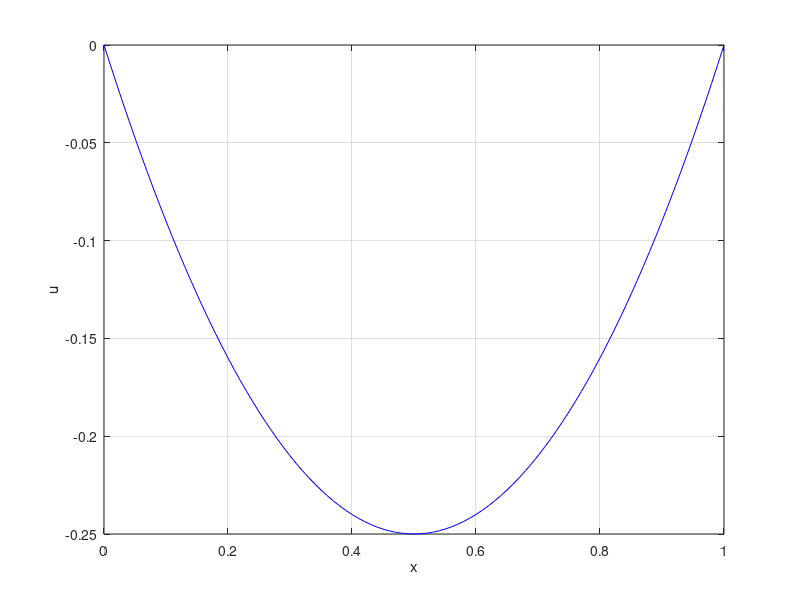

Source code (MATLAB):
#params
nx=101;
hx=1/(nx-1);

tf=1;
ht=10^-2;
nt=round(tf/ht)+1;

lambda = ht^2/hx^2;

#malha
t=[0:ht:(nt-1)*ht]'; 
x=[0:hx:(nx-1)*hx]';

#u
u0=zeros(nx,1);
u1=zeros(nx,1);
u=zeros(nx,1);

#c.i. 1
for i=2:nx-1
  u0(i)=x(i)*(1-x(i));
endfor

#c.i. 2
u1=zeros(nx,1);
for i=2:nx-1
  u1(i)=u0(i)+ht*0;
endfor

#matriz MDF
A = sparse(nx-2,nx-2);
A(1,1)=2*(1-lambda);
A(1,2)=lambda;
for i=2:nx-3
  A(i,i-1)=lambda;
  A(i,i)=2*(1-lambda);
  A(i,i+1)=lambda;
endfor
A(nx-2,nx-3)=lambda;
A(nx-2,nx-2)=2*(1-lambda);

#iteracoes
for k=2:nt-1
  u(2:nx-1)=A*u1(2:nx-1) - u0(2:nx-1);
  u0=u1;
  u1=u;
endfor

#visu
plot(x,u1,'b-');grid
xlabel('x');
ylabel('u');

printf("%1.5E %1.5E %1.5E\n",x((nx-1)/2+1),t(nt),u((nx-1)/2+1))